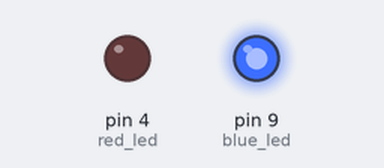
Bench run of a sketch on a simulated Arduino Uno, built with avr-gcc and run on an emulated ATmega328P. On the bench: output pins drawn as LEDs (lit = HIGH).

Above: at 2.2 s.
At 12.4 s:
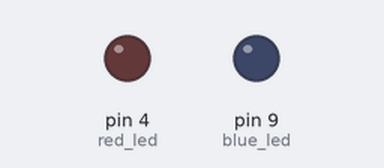
Timing chart, 0 to 13.9 s (numbered marks = the images above):
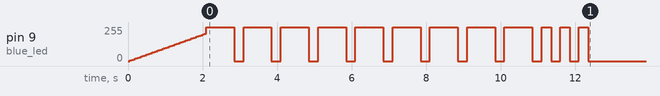

The sketch:

Arduino-LED-test.ino
```cpp
const int blue_led = 9 ;
const int red_led = 4 ;
int i =0;
int level = 0;

void setup()
{
pinMode(blue_led,OUTPUT) ;
pinMode(red_led,OUTPUT) ;
}

void loop()
{

while (i<=41){

analogWrite(blue_led,level) ;

delay(50) ;

level= level+5;
i++;
}

   while (i<=50){

digitalWrite(blue_led,HIGH) ;

delay(750) ;

digitalWrite(blue_led,LOW) ;

delay(250) ;

i++;
}

while (i<=53){

digitalWrite(blue_led,HIGH) ;

delay(250) ;

digitalWrite(blue_led,LOW) ;

delay(250) ;

i++;
}
 }
```
